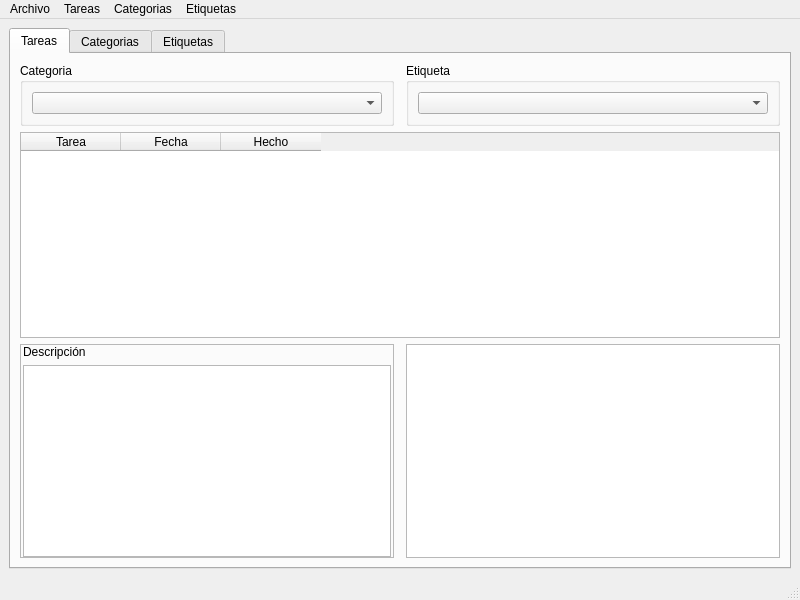
<?xml version="1.0" encoding="UTF-8"?>
<ui version="4.0">
 <class>MainWindow</class>
 <widget class="QMainWindow" name="MainWindow">
  <property name="geometry">
   <rect>
    <x>0</x>
    <y>0</y>
    <width>800</width>
    <height>600</height>
   </rect>
  </property>
  <property name="windowTitle">
   <string>MainWindow</string>
  </property>
  <widget class="QWidget" name="centralwidget">
   <layout class="QVBoxLayout" name="verticalLayout_2">
    <item>
     <layout class="QGridLayout" name="gridLayout_3">
      <item row="0" column="0">
       <widget class="QTabWidget" name="TabTareas">
        <property name="currentIndex">
         <number>0</number>
        </property>
        <widget class="QWidget" name="tab">
         <attribute name="title">
          <string>Tareas</string>
         </attribute>
         <layout class="QGridLayout" name="gridLayout_5">
          <item row="0" column="0">
           <layout class="QGridLayout" name="gridLayout">
            <item row="2" column="0" colspan="3">
             <widget class="QTableWidget" name="tblTareas">
              <column>
               <property name="text">
                <string>Tarea</string>
               </property>
              </column>
              <column>
               <property name="text">
                <string>Fecha</string>
               </property>
              </column>
              <column>
               <property name="text">
                <string>Hecho</string>
               </property>
              </column>
             </widget>
            </item>
            <item row="1" column="0">
             <widget class="QGroupBox" name="groupBox">
              <property name="title">
               <string>Categoria</string>
              </property>
              <layout class="QVBoxLayout" name="verticalLayout_3">
               <item>
                <layout class="QVBoxLayout" name="verticalLayout">
                 <item>
                  <widget class="QComboBox" name="comboCategoria"/>
                 </item>
                </layout>
               </item>
              </layout>
             </widget>
            </item>
            <item row="1" column="2">
             <widget class="QGroupBox" name="horizontalLayout_4">
              <property name="title">
               <string>Etiqueta</string>
              </property>
              <layout class="QVBoxLayout" name="verticalLayout_5">
               <item>
                <layout class="QVBoxLayout" name="verticalLayout_4">
                 <item>
                  <widget class="QComboBox" name="comboEtiqueta"/>
                 </item>
                </layout>
               </item>
              </layout>
             </widget>
            </item>
            <item row="4" column="0">
             <widget class="QFrame" name="frame_3">
              <property name="frameShape">
               <enum>QFrame::StyledPanel</enum>
              </property>
              <layout class="QVBoxLayout" name="verticalLayout_6">
               <property name="leftMargin">
                <number>2</number>
               </property>
               <property name="topMargin">
                <number>0</number>
               </property>
               <property name="rightMargin">
                <number>2</number>
               </property>
               <property name="bottomMargin">
                <number>0</number>
               </property>
               <item>
                <widget class="QLabel" name="label">
                 <property name="text">
                  <string>Descripción</string>
                 </property>
                 <property name="margin">
                  <number>2</number>
                 </property>
                 <property name="indent">
                  <number>0</number>
                 </property>
                </widget>
               </item>
               <item>
                <widget class="QTextEdit" name="txtTareaDescr"/>
               </item>
              </layout>
             </widget>
            </item>
            <item row="4" column="2">
             <widget class="QTableView" name="listEtiqueta">
              <property name="editTriggers">
               <set>QAbstractItemView::NoEditTriggers</set>
              </property>
             </widget>
            </item>
           </layout>
          </item>
         </layout>
        </widget>
        <widget class="QWidget" name="TabCategorias">
         <attribute name="title">
          <string>Categorias</string>
         </attribute>
         <layout class="QGridLayout" name="gridLayout_4">
          <item row="0" column="0">
           <layout class="QGridLayout" name="gridLayout_2">
            <item row="1" column="0">
             <widget class="QTextEdit" name="txtCategDescr">
              <property name="maximumSize">
               <size>
                <width>16777215</width>
                <height>200</height>
               </size>
              </property>
             </widget>
            </item>
            <item row="0" column="0">
             <widget class="QTableView" name="tblCateg"/>
            </item>
           </layout>
          </item>
         </layout>
        </widget>
        <widget class="QWidget" name="TabEtiquetas">
         <attribute name="title">
          <string>Etiquetas</string>
         </attribute>
         <layout class="QGridLayout" name="gridLayout_7">
          <item row="0" column="0">
           <layout class="QGridLayout" name="gridLayout_6">
            <item row="0" column="0">
             <widget class="QTableView" name="tblEtiq"/>
            </item>
           </layout>
          </item>
         </layout>
        </widget>
       </widget>
      </item>
     </layout>
    </item>
   </layout>
  </widget>
  <widget class="QMenuBar" name="menubar">
   <property name="geometry">
    <rect>
     <x>0</x>
     <y>0</y>
     <width>800</width>
     <height>21</height>
    </rect>
   </property>
   <widget class="QMenu" name="menuTareas">
    <property name="title">
     <string>Tareas</string>
    </property>
    <addaction name="actionNuevaTarea"/>
   </widget>
   <widget class="QMenu" name="menuCategorias">
    <property name="title">
     <string>Categorias</string>
    </property>
    <addaction name="actionNuevaCateg"/>
   </widget>
   <widget class="QMenu" name="menuEtiquetas">
    <property name="title">
     <string>Etiquetas</string>
    </property>
    <addaction name="actionNuevaEtiq"/>
   </widget>
   <widget class="QMenu" name="menuArchivo">
    <property name="title">
     <string>Archivo</string>
    </property>
    <addaction name="actionSalir"/>
   </widget>
   <addaction name="menuArchivo"/>
   <addaction name="menuTareas"/>
   <addaction name="menuCategorias"/>
   <addaction name="menuEtiquetas"/>
  </widget>
  <widget class="QStatusBar" name="statusbar"/>
  <action name="actionNuevaTarea">
   <property name="text">
    <string>Nueva</string>
   </property>
  </action>
  <action name="actionNuevaCateg">
   <property name="text">
    <string>Nueva</string>
   </property>
  </action>
  <action name="actionNuevaEtiq">
   <property name="text">
    <string>Nueva</string>
   </property>
  </action>
  <action name="actionSalir">
   <property name="text">
    <string>Salir</string>
   </property>
  </action>
 </widget>
 <resources/>
 <connections>
  <connection>
   <sender>actionSalir</sender>
   <signal>triggered()</signal>
   <receiver>MainWindow</receiver>
   <slot>close()</slot>
   <hints>
    <hint type="sourcelabel">
     <x>-1</x>
     <y>-1</y>
    </hint>
    <hint type="destinationlabel">
     <x>399</x>
     <y>299</y>
    </hint>
   </hints>
  </connection>
 </connections>
</ui>
